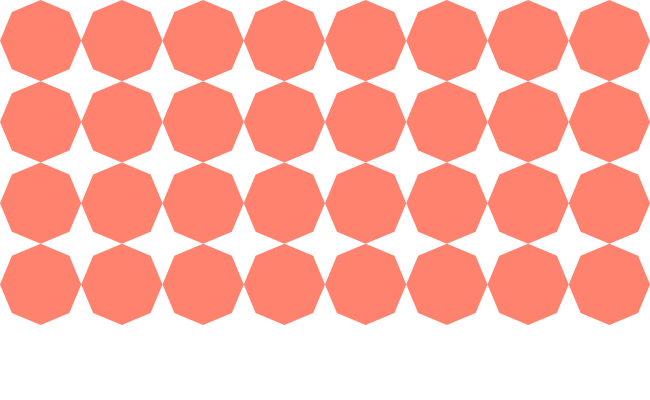
Frame 1 (no input)
Frame 60 (no input): identical to frame 1, image omitted
Frame 120 (the mouse pressed at the canvas centre since frame 60): identical to frame 1, image omitted

The p5.js sketch that drew this single still picture (run headless with seeded random() and noise() and a simulated clock; from frame 60 on, the mouse is pressed at the canvas centre):

// p5.js sketch
// ── sketch.js
var w;
var columns;
var rows;
var board;
var next;

var errorLog = 0;

var phi = 1.61803;
var theta;

// Color palette:
// http://paletton.com/#uid=33o0u0klllli7wIjJqNmXfTozar

function setup() {
  c = createCanvas(650, 400); // Set your canvas width, height
  noStroke();
  // Set rotation equal to PI/4 (45 degrees)
  theta = PI/4;

  // Number of tiles (across and down) within your canvas
  var N_ACROSS = 8;

  w = width/N_ACROSS;

  columns = floor(width/w);
  rows = floor(height/w);
}

function draw() {
  background(255);

  // Create grid (each row in a column gets created before moving to the next column)
  for ( var i = 0; i < columns;i++) {
    for ( var j = 0; j < rows;j++) {

      // Capture the tile centerpoint in an (x, y) p5.Vector object
      var tileCenter = createVector(i*w + w/2, j*w + w/2);

      // Geometry

      // Set variables to help design your inside shape

      // Draw tile borders
      // push();
      //   stroke(0);
      //   // noStroke();
      //   noFill();
      //   rect(i*w, j*w, w-1, w-1);
      // pop();

      // Create circle that encloses square
      push();
        translate(tileCenter.x, tileCenter.y);

        fill(255, 130, 111);
        noStroke();

        // ellipse(0, 0, sqrt(2) * rw);
        // rectMode(CENTER);
        // rotate(PI/4);
        // rect(0, 0, w/sqrt(2), w/sqrt(2));
        polygon(0, 0, w/2, 8);
      pop();

      // Dot in tile center
      push();
        translate(tileCenter.x, tileCenter.y);
        rectMode(CENTER);
        rotate(PI/4);
        fill(0);
        // noStroke();
        // rect(0, 0, rw, rw);
        // ellipse(0, 0, 5);
      pop();

      // Help yourself with by printing some variables to the console log
      if (errorLog < 3) {
        console.log("tileCenter.x: ", tileCenter.x, " tileCenter.y: ", tileCenter.y);
        console.log("w/2: ", w/2);
        errorLog += 1;
      }
    }
  }
}

function polygon(x, y, radius, npoints) {
  var angle = TWO_PI/npoints;

  beginShape();
    for (var a = 0; a < TWO_PI; a += angle) {
      var sx = x + cos(a) * radius;
      var sy = y + sin(a) * radius;
      vertex(sx, sy);
    }
  endShape(CLOSE);
}
